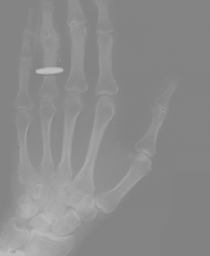
#> input picture 26/Lowcontrast.tif, 210 x 256 px, shrunk from 390 x 476 before the run
$ python HW2_3.py
#> lines starting #> are read from the running program, lines starting #| are printed output that depends on the picture
import cv2 as cv
import numpy as np
import matplotlib.pyplot as plt
import math
img = cv.imread("Lowcontrast.tif",0)  # or
#> img is the input picture: shape (256, 210); min 128, max 191, mean 139.3
#img = cv.imread("brains.png",cv.IMREAD_GRAYSCALE)
img2 = cv.imread("Dark.tif",0)
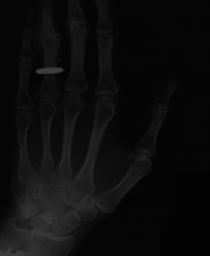
#> input picture 26/Dark.tif, 210 x 256 px, shrunk from 390 x 476 before the run
#> img2 is the input picture: shape (256, 210); min 1, max 64, mean 12.3
img3 = cv.imread("Bright.tif",0)
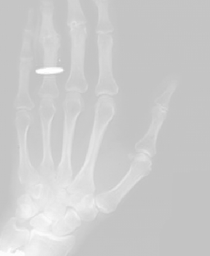
#> input picture 26/Bright.tif, 210 x 256 px, shrunk from 390 x 476 before the run
#> img3 is the input picture: shape (256, 210); min 193, max 255, mean 204.3
fig , ax = plt.subplots(2,2)
plt.suptitle("Histogram equalization")
ax[0,0].imshow(img,cmap="gray",vmin=0,vmax=255)
ax[0,0].set_axis_off()
histogram , _ =np.histogram(img,bins=256,range=(0,255))
#> histogram = 256 values, max 13777 at index 131, min 0 at index 0, mean 210
#ax[1].plot(histogram)
#print(img.shape[0])
def norm_hist(image):
    hist , _ = np.histogram(image,bins=256,range=(0,255))
#> hist has the same summary as histogram outside norm_hist
    hist = hist /(image.shape[0]*image.shape[1])
#> hist = 256 values, max 0.256 at index 131, min 0 at index 0, mean 0.00391
    return hist
#print(norm_hist(img).shape)
def norm_img(r,normedhist):
    # [16 lines of commented-out code are left out]
    g1=np.zeros(r.shape)
#> g1: shape (256, 210) float64; every value is 0
    # [4 lines of commented-out code are left out]
    for i in range(0,r.shape[0]):
        for j in range(0,r.shape[1]):
            for n in range(0,r[i][j]+1):
                g1[i][j] += normedhist[n]
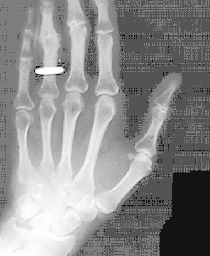
#> g1: shape (256, 210) float64; min 1.86e-05, max 1, mean 0.553
    g2=np.floor(int(math.pow(2,r.itemsize*8)-1)*g1)
    g=g2.astype(np.uint8)
    return g
ax[1,0].plot(histogram)
ax[0,1].imshow(norm_img(img,norm_hist(img)),cmap="gray",vmin=0,vmax=255)
ax[0,1].set_axis_off()
hist_next , bin = np.histogram(norm_img(img,norm_hist(img)),bins=256,range=(0,255))
#> hist_next = 256 values, max 13777 at index 84, min 0 at index 1, mean 210; bin = 257 values from 0 to 255
ax[1,1].plot(hist_next)
# [4 lines of commented-out code are left out]
fig2 , ax2 = plt.subplots(2,2)
plt.suptitle("Histogram equalization")
ax2[0,0].imshow(img2,cmap="gray",vmin=0,vmax=255)
ax2[0,0].set_axis_off()
ax2[0,0].set_title("Dark image")
histogram2 , _ =np.histogram(img2,bins=256,range=(0,255))
#> histogram2 = 256 values, max 13777 at index 4, min 0 at index 0, mean 210
ax2[1,0].plot(histogram2)
ax2[1,0].set_title("histogram")
ax2[0,1].imshow(norm_img(img2,norm_hist(img2)),cmap="gray",vmin=0,vmax=255)
ax2[0,1].set_axis_off()
ax2[0,1].set_title("equalized")
hist_next2 , bin2 = np.histogram(norm_img(img2,norm_hist(img2)),bins=256,range=(0,255))
#> hist_next2 has the same summary as hist_next; bin2 = 257 values from 0 to 255
ax2[1,1].plot(hist_next2)
ax2[1,1].set_title("equalized histogram")
fig3 , ax3 = plt.subplots(2,2)
plt.suptitle("Histogram equalization")
ax3[0,0].imshow(img3,cmap="gray",vmin=0,vmax=255)
ax3[0,0].set_axis_off()
histogram3 , _ =np.histogram(img3,bins=256,range=(0,255))
#> histogram3 = 256 values, max 13777 at index 196, min 0 at index 0, mean 210
ax3[1,0].plot(histogram3)
ax3[0,1].imshow(norm_img(img3,norm_hist(img3)),cmap="gray",vmin=0,vmax=255)
ax3[0,1].set_axis_off()
hist_next3 , bin3 = np.histogram(norm_img(img3,norm_hist(img3)),bins=256,range=(0,255))
#> hist_next3 has the same summary as hist_next; bin3 = 257 values from 0 to 255
ax3[1,1].plot(hist_next3)
plt.show()
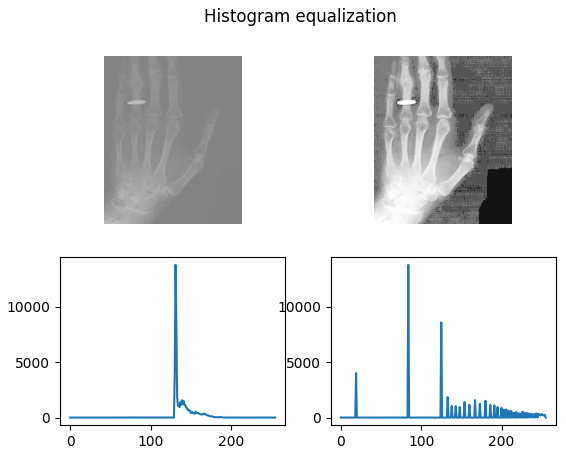
#> figure drawn by matplotlib, 4 panels; panel 3: curve peaks at x = 131, y = 13777; panel 4: curve peaks at x = 84, y = 13777
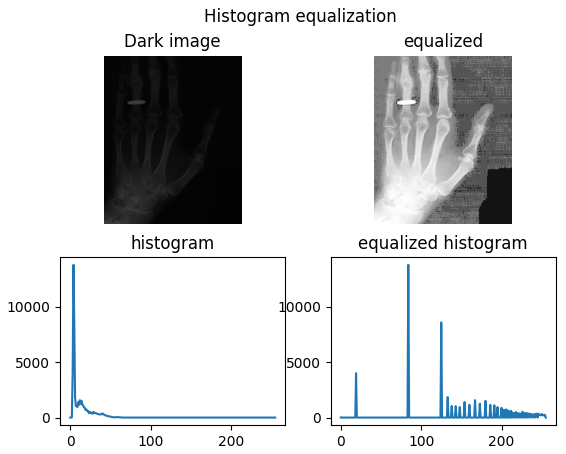
#> figure drawn by matplotlib, 4 panels; panel 3: curve peaks at x = 4, y = 13777; panel 4: curve peaks at x = 84, y = 13777
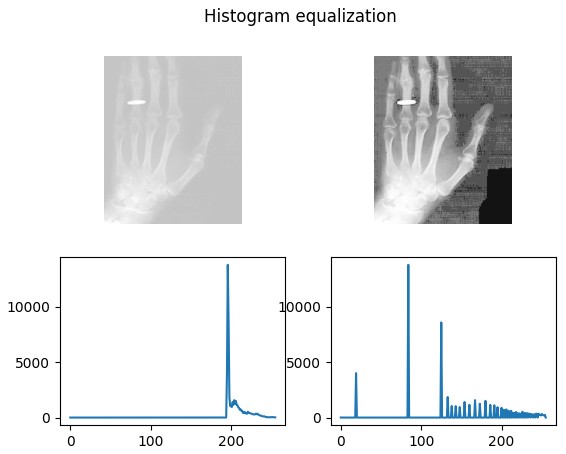
#> figure drawn by matplotlib, 4 panels; panel 3: curve peaks at x = 196, y = 13777; panel 4: curve peaks at x = 84, y = 13777
#cv.waitKey(0)
#cv.destroyAllWindows()
